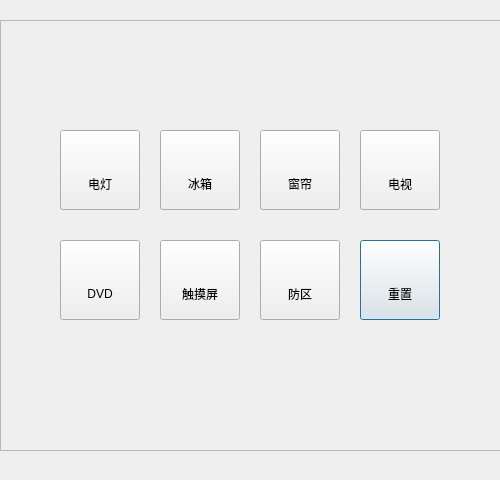
<?xml version="1.0" encoding="UTF-8"?>
<ui version="4.0">
 <class>DeviceSetMainDialog</class>
 <widget class="QDialog" name="DeviceSetMainDialog">
  <property name="geometry">
   <rect>
    <x>0</x>
    <y>0</y>
    <width>500</width>
    <height>480</height>
   </rect>
  </property>
  <property name="windowTitle">
   <string>Dialog</string>
  </property>
  <widget class="QPushButton" name="pushButtonSystemReset">
   <property name="geometry">
    <rect>
     <x>360</x>
     <y>240</y>
     <width>80</width>
     <height>80</height>
    </rect>
   </property>
   <property name="text">
    <string>

重置</string>
   </property>
  </widget>
  <widget class="QPushButton" name="pushButtonLamp">
   <property name="geometry">
    <rect>
     <x>60</x>
     <y>130</y>
     <width>80</width>
     <height>80</height>
    </rect>
   </property>
   <property name="text">
    <string>

电灯</string>
   </property>
  </widget>
  <widget class="QPushButton" name="pushButtonFreezer">
   <property name="geometry">
    <rect>
     <x>160</x>
     <y>130</y>
     <width>80</width>
     <height>80</height>
    </rect>
   </property>
   <property name="text">
    <string>

冰箱</string>
   </property>
  </widget>
  <widget class="QPushButton" name="pushButtonCurtain">
   <property name="geometry">
    <rect>
     <x>260</x>
     <y>130</y>
     <width>80</width>
     <height>80</height>
    </rect>
   </property>
   <property name="text">
    <string>

窗帘</string>
   </property>
  </widget>
  <widget class="QPushButton" name="pushButtonTV">
   <property name="geometry">
    <rect>
     <x>360</x>
     <y>130</y>
     <width>80</width>
     <height>80</height>
    </rect>
   </property>
   <property name="text">
    <string>

电视</string>
   </property>
  </widget>
  <widget class="QPushButton" name="pushButtonDefense">
   <property name="geometry">
    <rect>
     <x>260</x>
     <y>240</y>
     <width>80</width>
     <height>80</height>
    </rect>
   </property>
   <property name="text">
    <string>

防区</string>
   </property>
  </widget>
  <widget class="QPushButton" name="pushButtonDVD">
   <property name="geometry">
    <rect>
     <x>60</x>
     <y>240</y>
     <width>80</width>
     <height>80</height>
    </rect>
   </property>
   <property name="text">
    <string>

DVD</string>
   </property>
  </widget>
  <widget class="QPushButton" name="pushButtonCalibration">
   <property name="geometry">
    <rect>
     <x>160</x>
     <y>240</y>
     <width>80</width>
     <height>80</height>
    </rect>
   </property>
   <property name="text">
    <string>

触摸屏</string>
   </property>
  </widget>
  <widget class="QFrame" name="frame">
   <property name="geometry">
    <rect>
     <x>0</x>
     <y>20</y>
     <width>501</width>
     <height>431</height>
    </rect>
   </property>
   <property name="styleSheet">
    <string notr="true"/>
   </property>
   <property name="frameShape">
    <enum>QFrame::StyledPanel</enum>
   </property>
   <property name="frameShadow">
    <enum>QFrame::Raised</enum>
   </property>
  </widget>
  <zorder>frame</zorder>
  <zorder>pushButtonSystemReset</zorder>
  <zorder>pushButtonLamp</zorder>
  <zorder>pushButtonFreezer</zorder>
  <zorder>pushButtonCurtain</zorder>
  <zorder>pushButtonTV</zorder>
  <zorder>pushButtonDefense</zorder>
  <zorder>pushButtonDVD</zorder>
  <zorder>pushButtonCalibration</zorder>
 </widget>
 <tabstops>
  <tabstop>pushButtonLamp</tabstop>
  <tabstop>pushButtonFreezer</tabstop>
  <tabstop>pushButtonCurtain</tabstop>
  <tabstop>pushButtonTV</tabstop>
  <tabstop>pushButtonDVD</tabstop>
  <tabstop>pushButtonCalibration</tabstop>
  <tabstop>pushButtonDefense</tabstop>
  <tabstop>pushButtonSystemReset</tabstop>
 </tabstops>
 <resources/>
 <connections/>
</ui>
